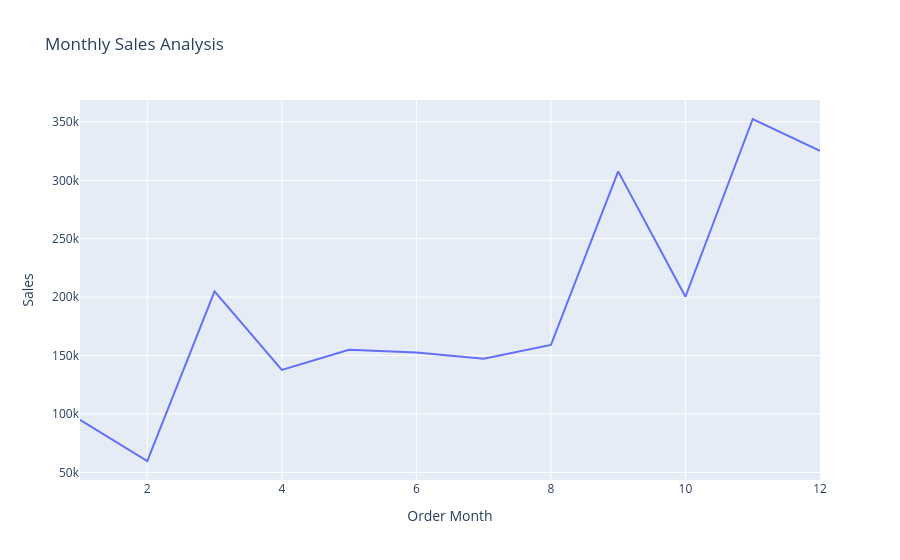

This figure's notebook cell:
### Code cell
fig = px.line(sales_by_month,
              x='Order Month',
              y = 'Sales',
              title='Monthly Sales Analysis')
fig.show()

### Figure 1 — Plotly figure (JSON) as saved in the notebook; plotly's stock layout.template omitted (floating-point values rounded to 4 significant figures)
{"data": [{"hovertemplate": "Order Month=%{x}<br>Sales=%{y}<extra></extra>", "legendgroup": "", "line": {"color": "#636efa", "dash": "solid"}, "marker": {"symbol": "circle"}, "mode": "lines", "name": "", "orientation": "v", "showlegend": false, "type": "scatter", "x": [1, 2, 3, 4, 5, 6, 7, 8, 9, 10, 11, 12], "xaxis": "x", "y": [94920.0, 59750.0, 205000.0, 137800.0, 155000.0, 152700.0, 147200.0, 159000.0, 307600.0, 200300.0, 352500.0, 325300.0], "yaxis": "y"}], "layout": {"legend": {"tracegroupgap": 0}, "title": {"text": "Monthly Sales Analysis"}, "xaxis": {"anchor": "y", "domain": [0, 1], "title": {"text": "Order Month"}}, "yaxis": {"anchor": "x", "domain": [0, 1], "title": {"text": "Sales"}}}}
